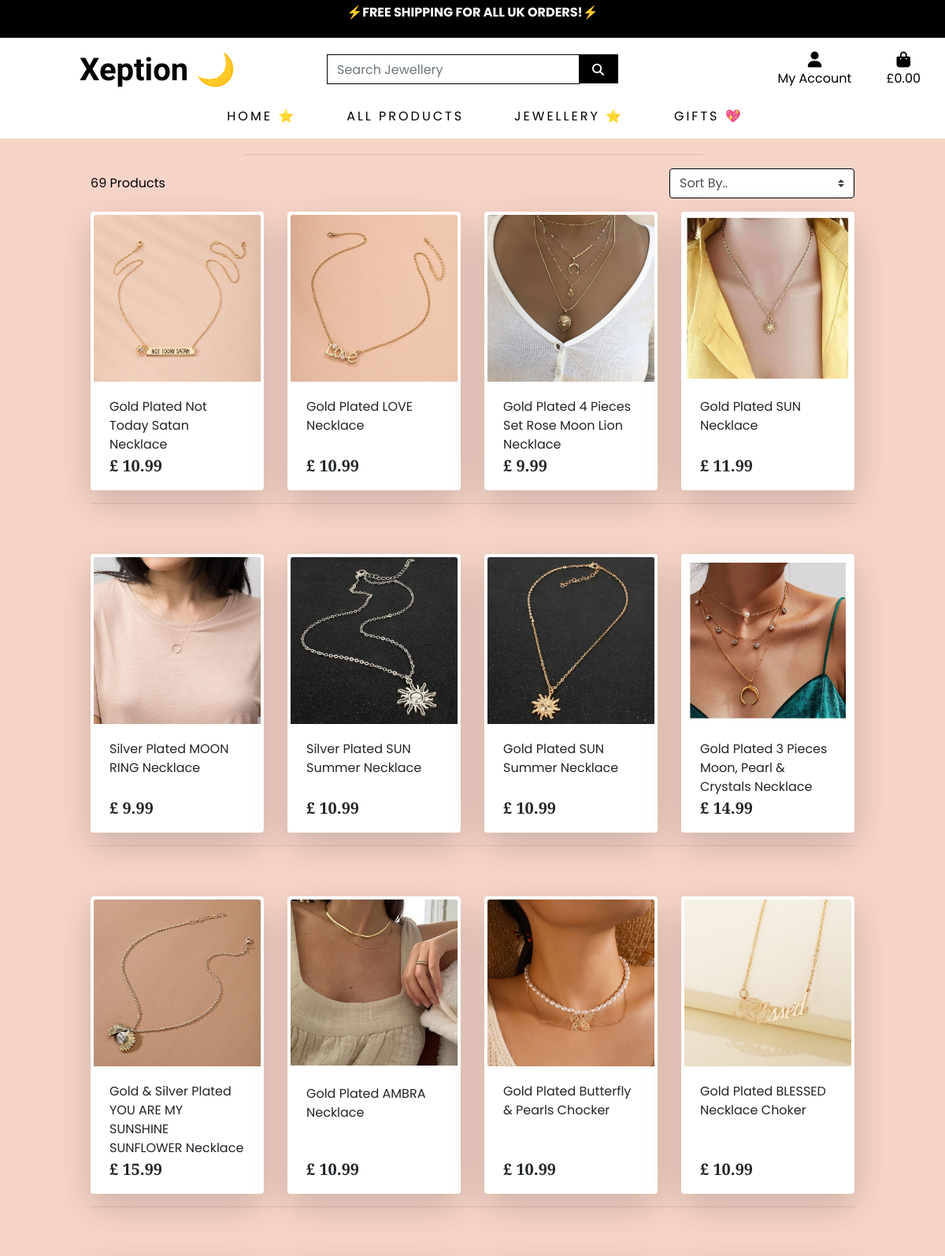
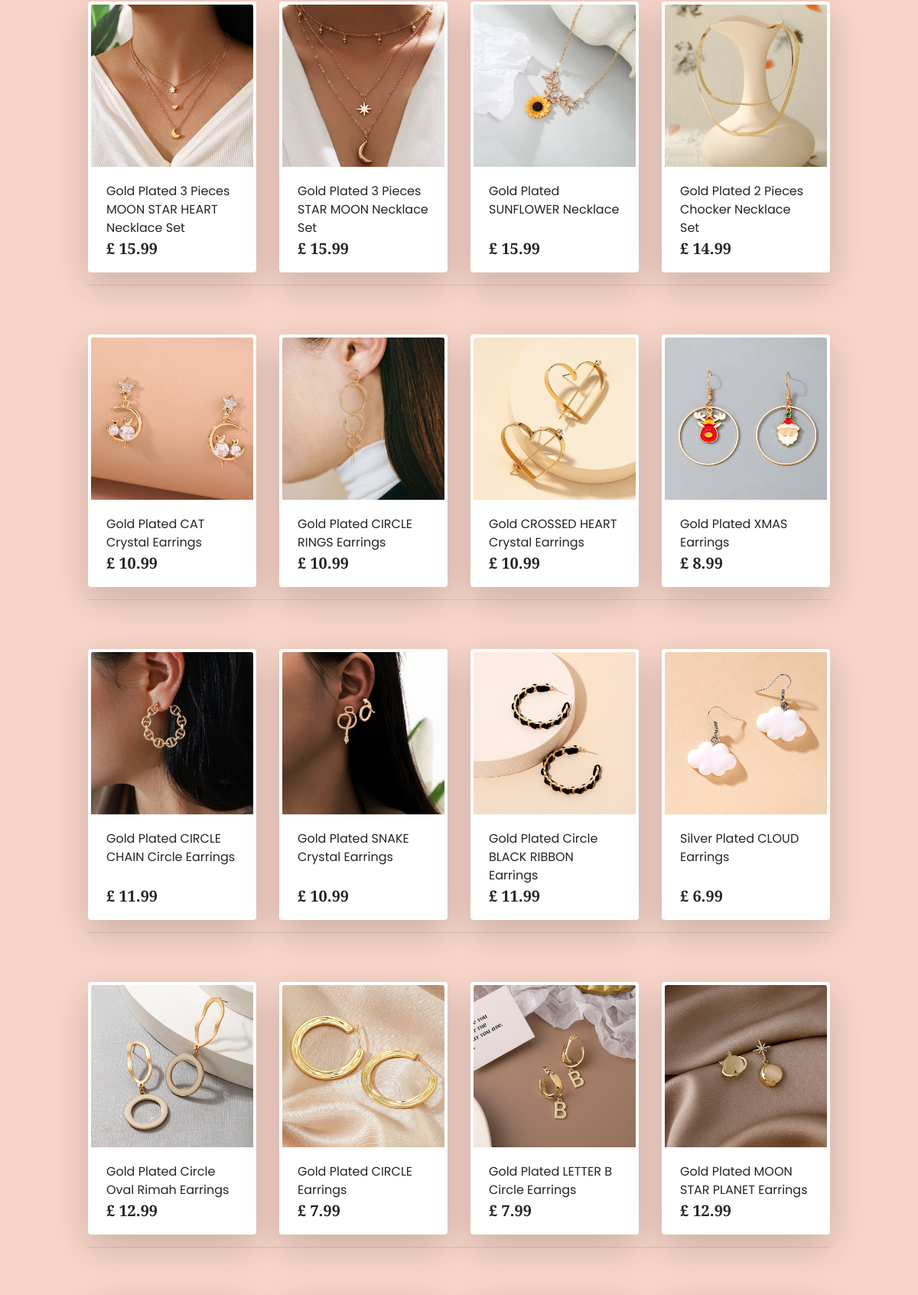
Screenshot of /products/ (upper part) with the database file from the repository (2 pictures, top to bottom).
### products/models.py (models this page shows, shortened)
class Product(models.Model):
    category = models.ForeignKey('Category', null=True, blank=True, on_delete=models.SET_NULL)
    sku = models.CharField(max_length=254, null=True, blank=True)
    name = models.CharField(max_length=254)
    description = models.TextField()
    price = models.DecimalField(max_digits=6, decimal_places=2)
    rating = models.DecimalField(max_digits=6, decimal_places=2, null=True, blank=True)
    image_url = models.URLField(max_length=1024, null=True, blank=True)
    image = models.ImageField(null=True, blank=True)

### products/views.py (the view, shortened to what this page needs)
# urls.py: path('', views.all_products, name='products'),
def all_products(request):
    products = Product.objects.all()
    query = None
    categories = None
    sort = None
    direction = None
    current_sorting = f'{sort}_{direction}'
    context = {
        'products': products,
        'search_term': query,
        'current_categories': categories,
        'current_sorting': current_sorting,
    }
    return render(request, 'products/products.html', context)

### bag/contexts.py (called while the page is built, shortened)
def bag_contents(request):
    bag_items = []
    total = 0
    product_count = 0
    bag = request.session.get('bag', {})
    if total < settings.FREE_DELIVERY_THRESHOLD:
        delivery = total * Decimal(settings.STANDARD_DELIVERY_PERCENTAGE / 100)
        free_delivery_delta = settings.FREE_DELIVERY_THRESHOLD - total
    else:
        delivery = 0
        free_delivery_delta = 0
    grand_total = delivery + total
    context = {
        'bag_items': bag_items,
        'total': total,
        'product_count': product_count,
        'delivery': delivery,
        'free_delivery_delta': free_delivery_delta,
        'free_delivery_threshold': settings.FREE_DELIVERY_THRESHOLD,
        'grand_total': grand_total,
    }
    return context

### products/templates/products/products.html (shortened to what this page needs)
{% extends "base.html" %}
{% load static %}
{% block page_header %}
    <div class="container header-container">
    </div>
{% endblock %}
{% block content %}
    <div class="overlay"></div>
    <div class="container-fluid">
        <div class="row">
            <div class="col text-center mt-3">
                <hr class="w-50 mb-1">
            </div>
        </div>
        <div class="row">
            <div class="product-container col-10 offset-1">
                <div class="row mt-1 mb-2">
                    <div class="col-12 col-md-6 my-auto order-md-last d-flex justify-content-center justify-content-md-end">
                        <div class="sort-select-wrapper w-50">
                            <select id="sort-selector" class="custom-select custom-select rounded-2  border-{% if current_sorting != 'None_None' %}info{% else %}black{% endif %}" style="border: 2px black;">
                                <option value="reset" {% if current_sorting == 'None_None' %}selected{% endif %}>Sort By..</option>
                            </select>
                        </div>
                    </div>
                    <div class="col-12 col-md-6 order-md-first">
                        <p class="text-black mt-3 text-center text-md-left">
                            {{ products|length }} Products{% if search_term %} found for <strong>"{{ search_term }}"</strong>{% endif %}
                        </p>
                    </div>
                </div>
                <div class="row">
                    {% for product in products %}
                        <div class="col-sm-6 col-md-6 col-lg-4 col-xl-3">
                            <div class="card h-100  shadow-lg" style="border: 4px solid white;">
                                {% if product.image %}
                                <a href="{% url 'product_detail' product.id %}" >
                                    <img class="card-img-top img-fluid" src="{{ product.image.url }}" alt="{{ product.name }}">
                                </a>
                                {% else %}
                                <a href="{% url 'product_detail' product.id %}">
                                    <img class="card-img-top img-fluid" src="{{ MEDIA_URL }}noimage.jpg" alt="{{ product.name }}">
                                </a>
                                {% endif %}
                                <div class="card-body pb-0">
                                    <p class="mb-0">{{ product.name }}</p>
                                </div>
                                <div class="card-footer bg-white pt-0 border-0 text-left">
                                    <div class="row">
                                        <div class="col">
                                            <p class="lead mb-0 text-left font-weight-bold" style="font-family: 'prata', serif;">£ {{ product.price }}</p>
                                        </div>
                                    </div>
                                </div>
                            </div>
                        </div>
                        {% if forloop.counter|divisibleby:4 %}
                            <div class="col-12 d-none d-xl-block mb-5">
                                <hr>
                            </div>
                        {% endif %}
                    {% endfor %}
                </div>
            </div>
        </div>
    </div>
{% endblock %}

### static/css/base.css (style rules this page uses)
body { font-family: 'Poppins', serif; background-color: #F7D4C8; height: calc(100vh - 164px); }
.text-black { color: #000 !important; }
.border-black { border: 1px solid black !important; }
.overlay { height: 100%; width: 100%; top: 0; left: 0; position: fixed; background: white; z-index: -1; }
.overlay { height: 100%; width: 100%; top: 0; left: 0; position: fixed; background: #F7D4C8; z-index: -1; }
@media (min-width: 1200px) { .container { max-width: 80%; } }
@media (min-width: 992px) { .header-container { padding-top: 164px; } }

### rows the page displays
Product: image (picture), name "Gold Plated Not Today Satan Necklace", price "10.99"
Product: image (picture), name "Gold Plated LOVE Necklace", price "10.99"
Product: image (picture), name "Gold Plated 4 Pieces Set Rose Moon Lion Necklace", price "9.99"
Product: image (picture), name "Gold Plated SUN Necklace", price "11.99"
Product: image (picture), name "Silver Plated MOON RING Necklace", price "9.99"
Product: image (picture), name "Silver Plated SUN Summer Necklace", price "10.99"
Product: image (picture), name "Gold Plated SUN Summer Necklace", price "10.99"
Product: image (picture), name "Gold Plated 3 Pieces Moon, Pearl & Crystals Necklace", price "14.99"
Product: image (picture), name "Gold & Silver Plated YOU ARE MY SUNSHINE SUNFLOWER Necklace", price "15.99"
Product: image (picture), name "Gold Plated AMBRA Necklace", price "10.99"
Product: image (picture), name "Gold Plated Butterfly & Pearls Chocker", price "10.99"
Product: image (picture), name "Gold Plated BLESSED Necklace Choker", price "10.99"
Product: image (picture), name "Gold Plated 3 Pieces MOON STAR HEART Necklace Set", price "15.99"
Product: image (picture), name "Gold Plated 3 Pieces STAR MOON Necklace Set", price "15.99"
Product: image (picture), name "Gold Plated SUNFLOWER Necklace", price "15.99"
Product: image (picture), name "Gold Plated 2 Pieces Chocker Necklace Set", price "14.99"
Product: image (picture), name "Gold Plated CAT Crystal Earrings", price "10.99"
Product: image (picture), name "Gold Plated CIRCLE RINGS Earrings", price "10.99"
Product: image (picture), name "Gold CROSSED HEART Crystal Earrings", price "10.99"
Product: image (picture), name "Gold Plated XMAS Earrings", price "8.99"
Product: image (picture), name "Gold Plated CIRCLE CHAIN Circle Earrings", price "11.99"
Product: image (picture), name "Gold Plated SNAKE Crystal Earrings", price "10.99"
Product: image (picture), name "Gold Plated Circle BLACK RIBBON Earrings", price "11.99"
Product: image (picture), name "Silver Plated CLOUD Earrings", price "6.99"
Product: image (picture), name "Gold Plated Circle Oval Rimah Earrings", price "12.99"
Product: image (picture), name "Gold Plated CIRCLE Earrings", price "7.99"
Product: image (picture), name "Gold Plated LETTER B Circle Earrings", price "7.99"
Product: image (picture), name "Gold Plated MOON STAR PLANET Earrings", price "12.99"

### other values shown
{{ products|length }} "69"
